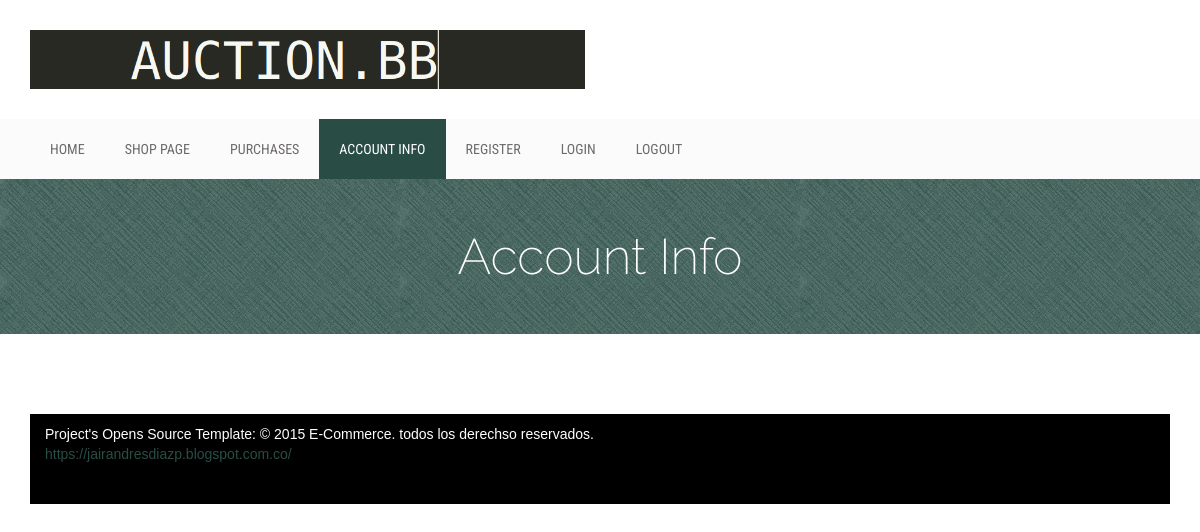
/account_info.php (signed in), run on an earlier commit of the app's database.
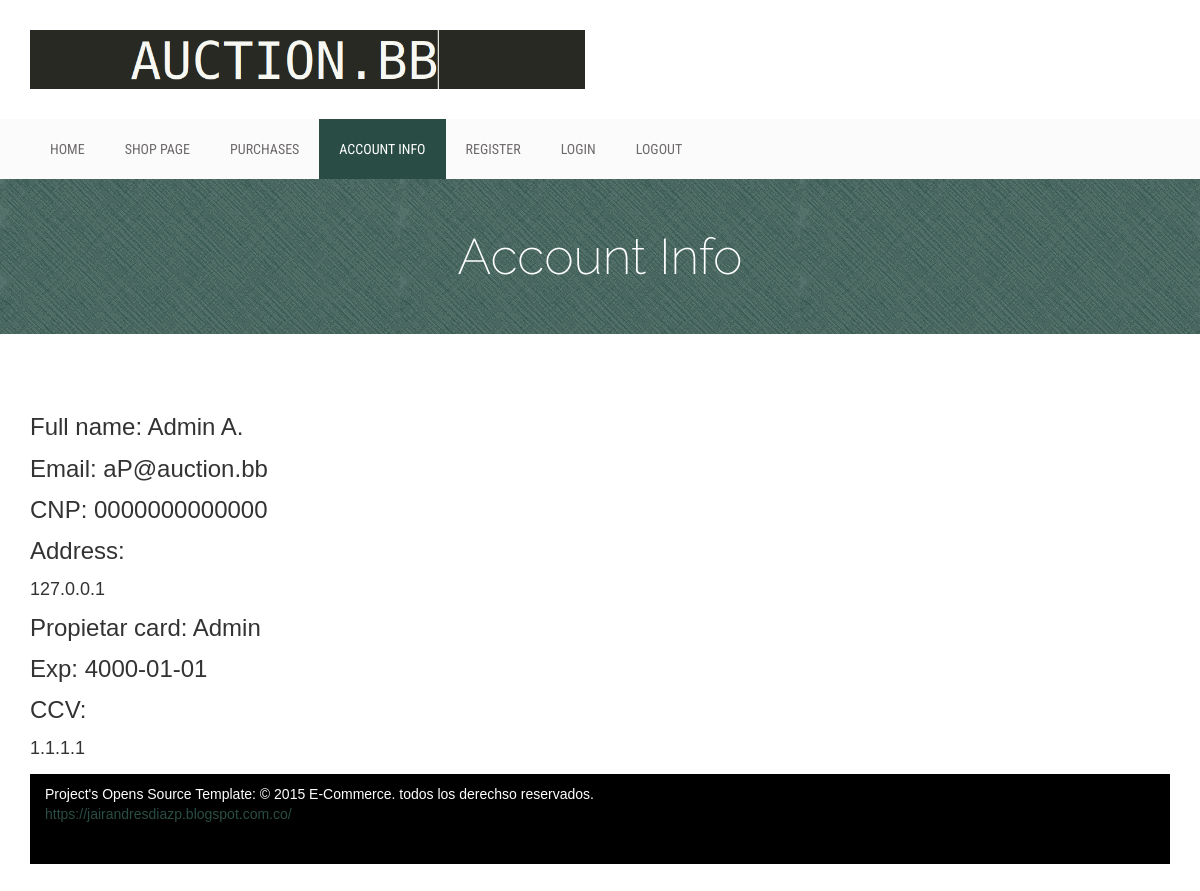
And on a later commit of the database.
### tables this page shows
CREATE TABLE `Persoana` (
	`IDUtilizator` INT unsigned NOT NULL,
	`IDCard` INT unsigned,
	`Nume` VARCHAR(50) NOT NULL,
	`Prenume` VARCHAR(50) NOT NULL,
	`CNP` CHAR(13) NOT NULL,
	`Adresa` VARCHAR(80) NOT NULL,
	PRIMARY KEY(`IDUtilizator`),
	UNIQUE(CNP),
	FOREIGN KEY (`IDUtilizator`) REFERENCES Utilizator(`IDUtilizator`),
	FOREIGN KEY (`IDCard`) REFERENCES Card(`IDCard`)
);

CREATE TABLE `Utilizator` (
	`IDUtilizator` INT unsigned NOT NULL AUTO_INCREMENT,
	`Email` VARCHAR(50) NOT NULL,
	`Parola` CHAR(64) NOT NULL,
	PRIMARY KEY (`IDUtilizator`)
);

CREATE TABLE `Card` (
	`IDCard` INT unsigned NOT NULL AUTO_INCREMENT,
	`Propietar` VARCHAR(50) NOT NULL,
	`Exp` DATE NOT NULL,
	`Detalii` VARCHAR(50) NOT NULL,
	`CCV` VARCHAR(50),
	PRIMARY KEY(`IDCard`)
);

### www/account_info.php (the view, shortened to what this page needs)
<?php
global $conn;
?>
<!DOCTYPE html>
<html lang="en">
  <head>
    <link rel="stylesheet" href="css/bootstrap.min.css">
    <link rel="stylesheet" href="css/font-awesome.min.css">
    <link rel="stylesheet" href="css/owl.carousel.css">
    <link rel="stylesheet" href="css/style.css">
    <link rel="stylesheet" href="css/responsive.css">
  </head>
  <body>
    <object id="menuBar"></object>
    <div class="product-big-title-area">
        <div class="container">
            <div class="row">
                <div class="col-md-12">
                    <div class="product-bit-title text-center">
                        <h2>Account Info</h2>
                    </div>
                </div>
            </div>
        </div>
    </div>
    <div class="single-product-area">
        <div class="container">
            <div class="row">
                <div class="col-md-12">
                    <div class="product-content-right">
                        <div class="woocommerce">
<?php
$sql = "SELECT U.Email, P.Nume, P.Prenume, P.CNP, P.Adresa, P.IDCard FROM Utilizator U INNER JOIN Persoana P ON  U.IDUtilizator = P.IDUtilizator Where U.IDUtilizator = \"" .$_SESSION['idU']. "\"";
$result = $conn->query($sql);
$card=True;
if ($result->num_rows > 0) {
  while($row = $result->fetch_assoc()) {
    ?>
    <h3> Full name: <?php echo $row["Nume"]." "; echo $row["Prenume"]?></h3>
    <h3>Email: <?php echo $row["Email"]?></h3>
    <h3>CNP: <?php echo $row["CNP"]?></h3>
    <h3>Address:</h3> <h4> <?php echo $row["Adresa"]?></h4>
    <?php
    $card=$row["IDCard"];
  }
}
if($card){
    $sql = "SELECT Propietar, Exp, CCV FROM Card Where IDCard = \"" .$card. "\"";
    $result = $conn->query($sql);
    if ($result->num_rows > 0) {
      while($row = $result->fetch_assoc()) {
        ?>
        <h3> Propietar card: <?php echo $row["Propietar"] ?></h3>
        <h3>Exp: <?php echo $row["Exp"]?></h3>
        <h3>CCV:</h3> <h4> <?php echo $row["CCV"]?></h4>
        <?php
      }
    }
}?>
    <div class="footer-bottom-area">
        <div class="container">
            <div class="row">
                <div class="col-md-8">
                    <div class="copyright">
                        <p>Project's Opens Source Template: &copy; 2015 E-Commerce. todos los derechso reservados. <a href="https://jairandresdiazp.blogspot.com.co/" target="_blank">https://jairandresdiazp.blogspot.com.co/</a></p>
                    </div>
                </div>
            </div>
        </div>
    </div>
  </body>
</html>

### www/css/style.css (style rules this page uses)
h1, h2, h3, h4, h5, h6 { margin: 0 0 15px; }
body { font-family:Arial, Helvetica, sans-serif; }
.footer-bottom-area { background: #000;color: #fff }
a { color: #294D44 }
.footer-bottom-area { background: none repeat scroll 0 0 #000; color: #fff; padding-bottom: 40px; }
.copyright > p { margin: 10px 0 0; }
.product-big-title-area { background: url(img/crossword.png) repeat scroll 0 0 #294D44 }
.product-bit-title h2 { font-family: raleway; font-size: 50px; font-weight: 200; margin: 0; padding: 50px 0;color: #fff; }
.single-product-area { padding: 80px 0 130px; }

What changed in the data, as far as the page shows it:
added persoana: Nume "Admin", Prenume "A.", IDUtilizator.Email "aP@auction.bb", CNP "0000000000000", Adresa "127.0.0.1"
added card: Propietar "Admin", Exp "4000-01-01", CCV "1.1.1.1"
